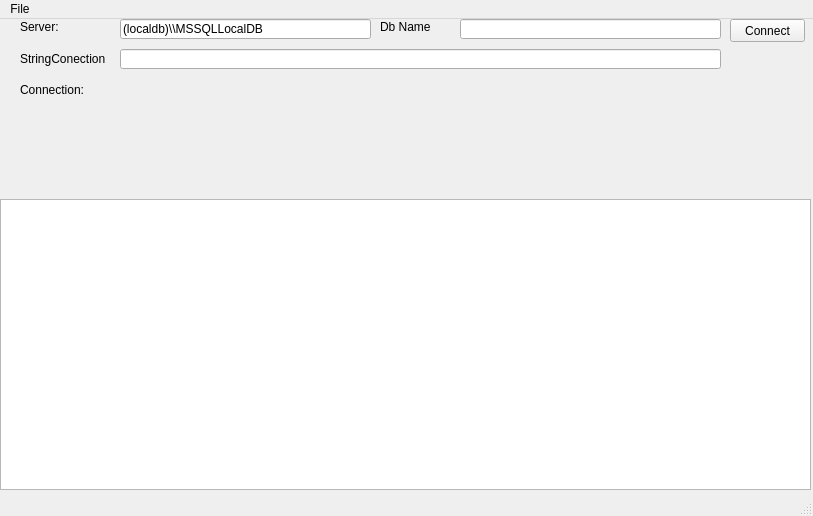
<?xml version="1.0" encoding="UTF-8"?>
<ui version="4.0">
 <class>DBWindow</class>
 <widget class="QMainWindow" name="DBWindow">
  <property name="geometry">
   <rect>
    <x>0</x>
    <y>0</y>
    <width>813</width>
    <height>516</height>
   </rect>
  </property>
  <property name="windowTitle">
   <string>MainWindow</string>
  </property>
  <widget class="QWidget" name="centralwidget">
   <widget class="QLabel" name="label">
    <property name="geometry">
     <rect>
      <x>20</x>
      <y>0</y>
      <width>47</width>
      <height>16</height>
     </rect>
    </property>
    <property name="text">
     <string>Server:</string>
    </property>
   </widget>
   <widget class="QLabel" name="label_2">
    <property name="geometry">
     <rect>
      <x>380</x>
      <y>0</y>
      <width>51</width>
      <height>16</height>
     </rect>
    </property>
    <property name="text">
     <string>Db Name:</string>
    </property>
   </widget>
   <widget class="QLineEdit" name="txtDBName">
    <property name="geometry">
     <rect>
      <x>460</x>
      <y>0</y>
      <width>261</width>
      <height>20</height>
     </rect>
    </property>
    <property name="accessibleName">
     <string>txtDBName</string>
    </property>
   </widget>
   <widget class="QLineEdit" name="txtServerName">
    <property name="geometry">
     <rect>
      <x>120</x>
      <y>0</y>
      <width>251</width>
      <height>20</height>
     </rect>
    </property>
    <property name="accessibleName">
     <string>txtServerName</string>
    </property>
    <property name="text">
     <string>(localdb)\\MSSQLLocalDB</string>
    </property>
   </widget>
   <widget class="QLineEdit" name="txtStringConnection">
    <property name="geometry">
     <rect>
      <x>120</x>
      <y>30</y>
      <width>601</width>
      <height>20</height>
     </rect>
    </property>
    <property name="accessibleName">
     <string>txtStringConnection</string>
    </property>
   </widget>
   <widget class="QLabel" name="lbl3">
    <property name="geometry">
     <rect>
      <x>20</x>
      <y>30</y>
      <width>91</width>
      <height>20</height>
     </rect>
    </property>
    <property name="text">
     <string>StringConection</string>
    </property>
   </widget>
   <widget class="QPushButton" name="connectBtn">
    <property name="geometry">
     <rect>
      <x>730</x>
      <y>0</y>
      <width>75</width>
      <height>23</height>
     </rect>
    </property>
    <property name="text">
     <string>Connect</string>
    </property>
   </widget>
   <widget class="QLabel" name="lblConnectionStatus">
    <property name="geometry">
     <rect>
      <x>20</x>
      <y>60</y>
      <width>181</width>
      <height>21</height>
     </rect>
    </property>
    <property name="accessibleName">
     <string>lblConnectionStatus</string>
    </property>
    <property name="text">
     <string>Connection:</string>
    </property>
   </widget>
   <widget class="QTableView" name="tableView">
    <property name="geometry">
     <rect>
      <x>0</x>
      <y>180</y>
      <width>811</width>
      <height>291</height>
     </rect>
    </property>
   </widget>
  </widget>
  <widget class="QMenuBar" name="menubar">
   <property name="geometry">
    <rect>
     <x>0</x>
     <y>0</y>
     <width>813</width>
     <height>21</height>
    </rect>
   </property>
   <widget class="QMenu" name="menuFile">
    <property name="title">
     <string>File</string>
    </property>
   </widget>
   <addaction name="menuFile"/>
  </widget>
  <widget class="QStatusBar" name="statusbar"/>
 </widget>
 <resources/>
 <connections/>
</ui>
